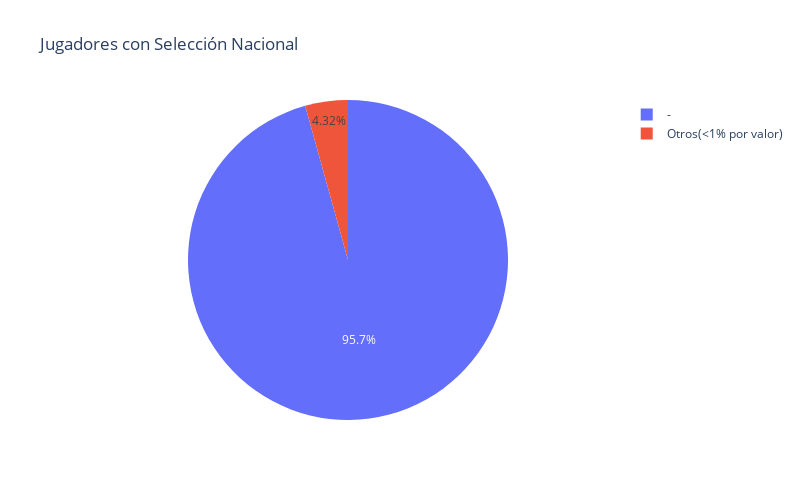

The notebook cell saved with this chart:
### Code cell
plot_pie_count(df, 'National Team Name', percent_limit=1, title = 'Jugadores con Selección Nacional')

### Figure 1 — Plotly figure (JSON) as saved in the notebook; plotly's stock layout.template omitted (floating-point values rounded to 4 significant figures)
{"data": [{"labels": ["-", "Otros(<1% por valor)"], "type": "pie", "values": [17625, 795]}], "layout": {"height": 500, "title": {"text": "Jugadores con Selección Nacional"}, "width": 800}}
